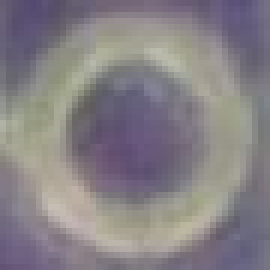
%> input picture template.JPG, 45 x 45 px, given in place of 01272016.bmp, which was not available (shown 6 times larger)
$ octave find_single_hole.m   (GNU Octave 9; MATLAB toolbox functions it lacks are replaced by stand-ins)
%> lines starting %> are read from the running program, lines starting %| are printed output that depends on the picture; pictures that were not available may be replaced by others from this repository, and a replacement may not be noted
addpath(genpath('../'));


%clc; clear all; close all;

%vid = videoinput('winvideo', 1);
%image_with_wrong_dimensions = getsnapshot(vid);
%image_with_correct_dimensions = imresize(image_with_wrong_dimensions, 1.25);

IMAGE = '01272016.bmp';

TEMPLATE = 'template.jpg';
image = im2double(imread(IMAGE));
template = im2double(imread(TEMPLATE));
gray_image = rgb2gray(image);
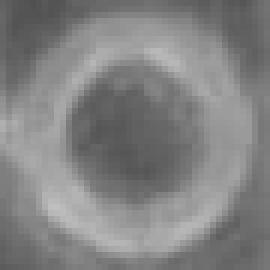
%> gray_image: size 45x45 double (shown 6 times larger); min 0.317, max 0.75, mean 0.512
gray_template = rgb2gray(template);
histeq_image = adapthisteq(gray_image);
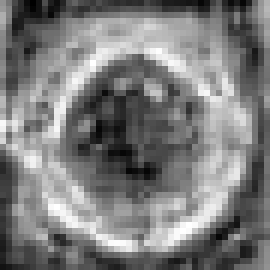
%> histeq_image: size 45x45 double (shown 6 times larger); min 0, max 1, mean 0.487
histeq_template = adapthisteq(gray_template);
X = normxcorr2(histeq_template, histeq_image);
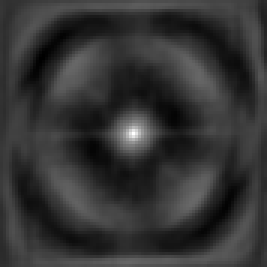
%> X: size 89x89 double (shown 3 times larger); min -0.254, max 1, mean 0.00402; drawn with min black and max white

N = 36;
inds = zeros(N,1);
tempX = X(:);
%> tempX = 7921 values, max 1 at index 3961, min -0.254 at index 1265, mean 0.00402
adjacent = zeros(N:N);
i = 1;

while(i <= N)
    while (inds(i) == 0)
        [~, inds(i)] = max(tempX);
        tempX(inds(i)) = -inf;
%> (the run ends here)
